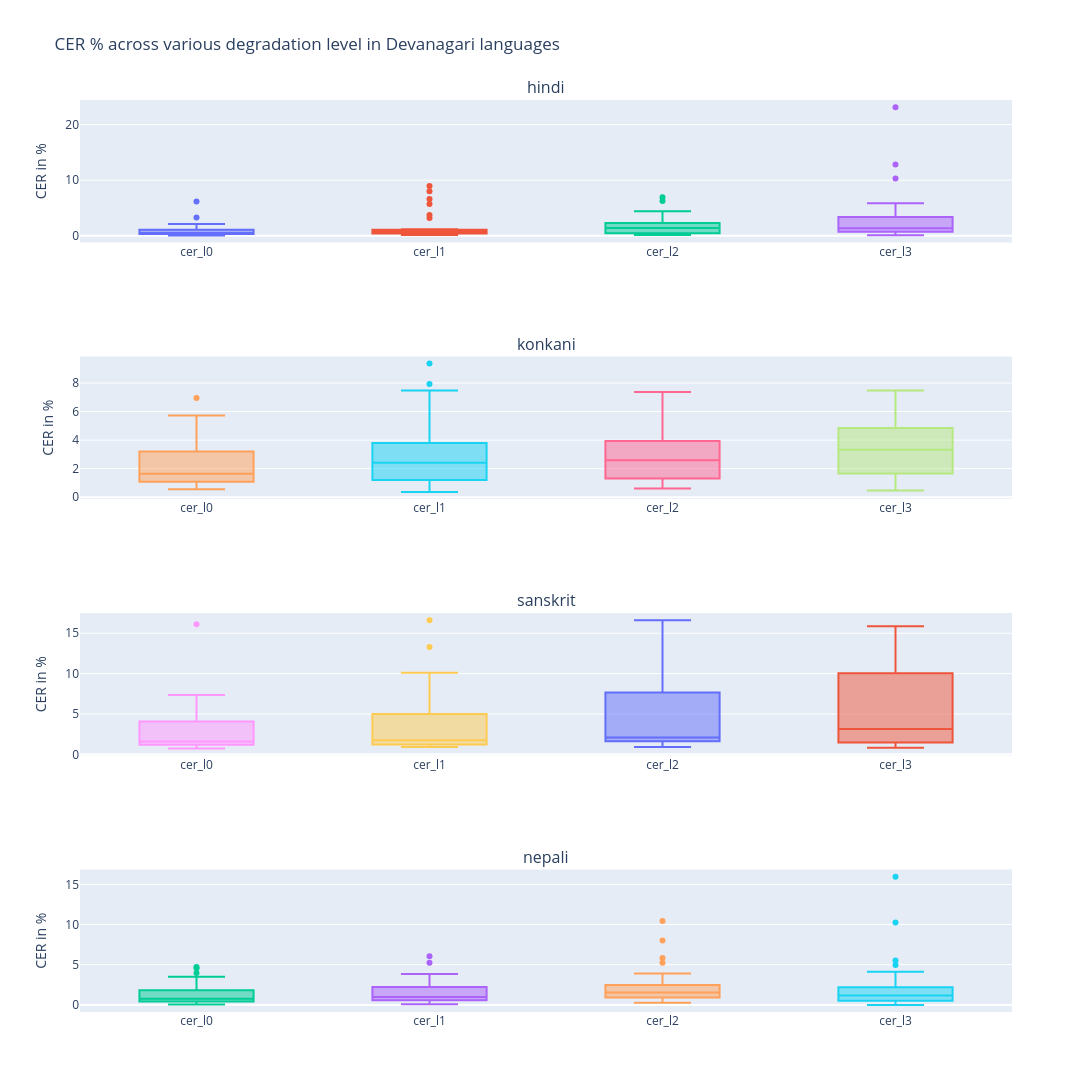

The cell this chart's notebook holds for it:
### Code cell
display_box_plot(results_df=results_devanagari, script='Devanagari', metric_type='CER').show()

### Figure 1 — Plotly figure (JSON) as saved in the notebook; plotly's stock layout.template omitted (floating-point values rounded to 4 significant figures)
{"data": [{"name": "cer_l0", "text": ["Devanagari_Noto_Sans_19", "Devanagari_Noto_Serif_Devanagari_18", "Devanagari_Anek_Devanagari_22", "Devanagari_Noto_Sans_23", "Devanagari_Poppins_13", "Devanagari_Poppins_29", "Devanagari_Poppins_4", "Devanagari_Anek_Devanagari_12", "Devanagari_Noto_Sans_3", "Devanagari_Noto_Sans_24", "Devanagari_Anek_Devanagari_25", "Devanagari_Poppins_2", "Devanagari_Noto_Sans_Devanagari_27", "Devanagari_Poppins_15", "Devanagari_Noto_Serif_Devanagari_7", "Devanagari_Noto_Sans_Devanagari_28", "Devanagari_Anek_Devanagari_26", "Devanagari_Noto_Serif_Devanagari_30", "Devanagari_Noto_Serif_Devanagari_8", "Devanagari_Poppins_20", "Devanagari_Noto_Sans_10", "Devanagari_Anek_Devanagari_11", "Devanagari_Noto_Sans_Devanagari_14", "Devanagari_Noto_Serif_Devanagari_16", "Devanagari_Noto_Sans_Devanagari_9", "Devanagari_Anek_Devanagari_17", "Devanagari_Noto_Sans_6", "Devanagari_Noto_Serif_Devanagari_21", "Devanagari_Anek_Devanagari_5"], "type": "box", "xaxis": "x", "y": [0.4065, 0.615, 0.8573, 0.2566, 1.657, 1.122, 1.421, 0.2599, 0.059, 0.2377, 0.3894, 3.271, 0.3513, 1.036, 0.345, 0.5543, 6.17, 0.5161, 0.4808, 1.149, 0.3401, 0.4685, 0.6242, 0.3215, 0.3191, 2.112, 0.2352, 0.4678, 0.06094], "yaxis": "y"}, {"name": "cer_l1", "text": ["Devanagari_Noto_Sans_19", "Devanagari_Noto_Serif_Devanagari_18", "Devanagari_Anek_Devanagari_22", "Devanagari_Noto_Sans_23", "Devanagari_Poppins_13", "Devanagari_Poppins_29", "Devanagari_Poppins_4", "Devanagari_Anek_Devanagari_12", "Devanagari_Noto_Sans_3", "Devanagari_Noto_Sans_24", "Devanagari_Anek_Devanagari_25", "Devanagari_Poppins_2", "Devanagari_Noto_Sans_Devanagari_27", "Devanagari_Poppins_15", "Devanagari_Noto_Serif_Devanagari_7", "Devanagari_Noto_Sans_Devanagari_28", "Devanagari_Anek_Devanagari_26", "Devanagari_Noto_Serif_Devanagari_30", "Devanagari_Noto_Serif_Devanagari_8", "Devanagari_Poppins_20", "Devanagari_Noto_Sans_10", "Devanagari_Anek_Devanagari_11", "Devanagari_Noto_Sans_Devanagari_14", "Devanagari_Noto_Serif_Devanagari_16", "Devanagari_Noto_Sans_Devanagari_9", "Devanagari_Anek_Devanagari_17", "Devanagari_Noto_Sans_6", "Devanagari_Noto_Serif_Devanagari_21", "Devanagari_Anek_Devanagari_5"], "type": "box", "xaxis": "x", "y": [0.4646, 0.861, 0.8573, 0.8339, 3.728, 0.7013, 7.993, 0.13, 0.59, 0.317, 0.7009, 5.724, 0.3513, 1.151, 0.2875, 0.8869, 6.598, 0.5161, 0.4808, 8.953, 0.2834, 0.6024, 0.4994, 0.3215, 0.702, 3.168, 0.2352, 0.4094, 1.036], "yaxis": "y"}, {"name": "cer_l2", "text": ["Devanagari_Noto_Sans_19", "Devanagari_Noto_Serif_Devanagari_18", "Devanagari_Anek_Devanagari_22", "Devanagari_Noto_Sans_23", "Devanagari_Poppins_13", "Devanagari_Poppins_29", "Devanagari_Poppins_4", "Devanagari_Anek_Devanagari_12", "Devanagari_Noto_Sans_3", "Devanagari_Noto_Sans_24", "Devanagari_Anek_Devanagari_25", "Devanagari_Poppins_2", "Devanagari_Noto_Sans_Devanagari_27", "Devanagari_Poppins_15", "Devanagari_Noto_Serif_Devanagari_7", "Devanagari_Noto_Sans_Devanagari_28", "Devanagari_Anek_Devanagari_26", "Devanagari_Noto_Serif_Devanagari_30", "Devanagari_Noto_Serif_Devanagari_8", "Devanagari_Poppins_20", "Devanagari_Noto_Sans_10", "Devanagari_Anek_Devanagari_11", "Devanagari_Noto_Sans_Devanagari_14", "Devanagari_Noto_Serif_Devanagari_16", "Devanagari_Noto_Sans_Devanagari_9", "Devanagari_Anek_Devanagari_17", "Devanagari_Noto_Sans_6", "Devanagari_Noto_Serif_Devanagari_21", "Devanagari_Anek_Devanagari_5"], "type": "box", "xaxis": "x", "y": [1.568, 1.845, 1.898, 0.3207, 3.787, 0.9818, 2.427, 2.209, 0.118, 0.7132, 0.9346, 4.03, 0.3513, 4.2, 0.6325, 0.5543, 6.941, 1.419, 0.7812, 4.416, 0.3401, 1.673, 1.373, 6.238, 0.4467, 2.223, 0.2939, 0.4678, 0.4266], "yaxis": "y"}, {"name": "cer_l3", "text": ["Devanagari_Noto_Sans_19", "Devanagari_Noto_Serif_Devanagari_18", "Devanagari_Anek_Devanagari_22", "Devanagari_Noto_Sans_23", "Devanagari_Poppins_13", "Devanagari_Poppins_29", "Devanagari_Poppins_4", "Devanagari_Anek_Devanagari_12", "Devanagari_Noto_Sans_3", "Devanagari_Noto_Sans_24", "Devanagari_Anek_Devanagari_25", "Devanagari_Poppins_2", "Devanagari_Noto_Sans_Devanagari_27", "Devanagari_Poppins_15", "Devanagari_Noto_Serif_Devanagari_7", "Devanagari_Noto_Sans_Devanagari_28", "Devanagari_Anek_Devanagari_26", "Devanagari_Noto_Serif_Devanagari_30", "Devanagari_Noto_Serif_Devanagari_8", "Devanagari_Poppins_20", "Devanagari_Noto_Sans_10", "Devanagari_Anek_Devanagari_11", "Devanagari_Noto_Sans_Devanagari_14", "Devanagari_Noto_Serif_Devanagari_16", "Devanagari_Noto_Sans_Devanagari_9", "Devanagari_Anek_Devanagari_17", "Devanagari_Noto_Sans_6", "Devanagari_Noto_Serif_Devanagari_21", "Devanagari_Anek_Devanagari_5"], "type": "box", "xaxis": "x", "y": [1.336, 3.444, 3.001, 1.347, 12.84, 2.665, 2.724, 0.4548, 0.177, 0.7132, 1.09, 3.329, 0.7026, 3.913, 0.9201, 0.6652, 5.827, 2.968, 0.5409, 2.299, 0.5102, 1.205, 23.16, 1.286, 1.532, 5.114, 0.2939, 10.29, 0.06094], "yaxis": "y"}, {"name": "cer_l0", "text": ["Devanagari_Noto_Sans_19", "Devanagari_Anek_Devanagari_18", "Devanagari_Poppins_12", "Devanagari_Noto_Sans_4", "Devanagari_Anek_Devanagari_15", "Devanagari_Noto_Sans_Devanagari_7", "Devanagari_Noto_Serif_Devanagari_6", "Devanagari_Noto_Sans_3", "Devanagari_Poppins_14", "Devanagari_Poppins_23", "Devanagari_Noto_Sans_Devanagari_27", "Devanagari_Anek_Devanagari_13", "Devanagari_Noto_Sans_Devanagari_24", "Devanagari_Noto_Sans_1", "Devanagari_Noto_Serif_Devanagari_30", "Devanagari_Noto_Serif_Devanagari_8", "Devanagari_Noto_Serif_Devanagari_26", "Devanagari_Poppins_20", "Devanagari_Noto_Sans_Devanagari_29", "Devanagari_Noto_Sans_10", "Devanagari_Noto_Serif_Devanagari_11", "Devanagari_Noto_Sans_Devanagari_25", "Devanagari_Noto_Sans_21", "Devanagari_Noto_Sans_Devanagari_22", "Devanagari_Anek_Devanagari_16", "Devanagari_Noto_Serif_Devanagari_2", "Devanagari_Noto_Sans_Devanagari_9", "Devanagari_Noto_Serif_Devanagari_17"], "type": "box", "xaxis": "x2", "y": [1.343, 2.403, 4.874, 1.661, 1.611, 3.112, 0.8915, 1.235, 5.717, 4.569, 6.95, 2.986, 0.7837, 0.6576, 2.407, 1.299, 3.07, 5.644, 1.01, 0.5592, 1.613, 2.788, 1.028, 3.295, 4.583, 1.127, 1.132, 0.6072], "yaxis": "y2"}, {"name": "cer_l1", "text": ["Devanagari_Noto_Sans_19", "Devanagari_Anek_Devanagari_18", "Devanagari_Poppins_12", "Devanagari_Noto_Sans_4", "Devanagari_Anek_Devanagari_15", "Devanagari_Noto_Sans_Devanagari_7", "Devanagari_Noto_Serif_Devanagari_6", "Devanagari_Noto_Sans_3", "Devanagari_Poppins_14", "Devanagari_Poppins_23", "Devanagari_Noto_Sans_Devanagari_27", "Devanagari_Anek_Devanagari_13", "Devanagari_Noto_Sans_Devanagari_24", "Devanagari_Noto_Sans_1", "Devanagari_Noto_Serif_Devanagari_30", "Devanagari_Noto_Serif_Devanagari_8", "Devanagari_Noto_Serif_Devanagari_26", "Devanagari_Poppins_20", "Devanagari_Noto_Sans_Devanagari_29", "Devanagari_Noto_Sans_10", "Devanagari_Noto_Serif_Devanagari_11", "Devanagari_Noto_Sans_Devanagari_25", "Devanagari_Noto_Sans_21", "Devanagari_Noto_Sans_Devanagari_22", "Devanagari_Anek_Devanagari_16", "Devanagari_Noto_Serif_Devanagari_2", "Devanagari_Noto_Sans_Devanagari_9", "Devanagari_Noto_Serif_Devanagari_17"], "type": "box", "xaxis": "x2", "y": [1.481, 2.275, 5.44, 1.84, 1.335, 2.7, 1.04, 1.006, 7.935, 9.359, 7.469, 2.822, 0.7053, 1.08, 2.768, 4.47, 3.158, 5.422, 1.571, 0.3728, 1.703, 2.562, 0.8997, 3.478, 4.125, 3.039, 1.313, 0.5605], "yaxis": "y2"}, {"name": "cer_l2", "text": ["Devanagari_Noto_Sans_19", "Devanagari_Anek_Devanagari_18", "Devanagari_Poppins_12", "Devanagari_Noto_Sans_4", "Devanagari_Anek_Devanagari_15", "Devanagari_Noto_Sans_Devanagari_7", "Devanagari_Noto_Serif_Devanagari_6", "Devanagari_Noto_Sans_3", "Devanagari_Poppins_14", "Devanagari_Poppins_23", "Devanagari_Noto_Sans_Devanagari_27", "Devanagari_Anek_Devanagari_13", "Devanagari_Noto_Sans_Devanagari_24", "Devanagari_Noto_Sans_1", "Devanagari_Noto_Serif_Devanagari_30", "Devanagari_Noto_Serif_Devanagari_8", "Devanagari_Noto_Serif_Devanagari_26", "Devanagari_Poppins_20", "Devanagari_Noto_Sans_Devanagari_29", "Devanagari_Noto_Sans_10", "Devanagari_Noto_Serif_Devanagari_11", "Devanagari_Noto_Sans_Devanagari_25", "Devanagari_Noto_Sans_21", "Devanagari_Noto_Sans_Devanagari_22", "Devanagari_Anek_Devanagari_16", "Devanagari_Noto_Serif_Devanagari_2", "Devanagari_Noto_Sans_Devanagari_9", "Devanagari_Noto_Serif_Devanagari_17"], "type": "box", "xaxis": "x2", "y": [1.528, 3.691, 6.484, 2.424, 2.532, 3.225, 1.139, 2.104, 5.865, 5.895, 7.365, 2.658, 0.9404, 0.6106, 3.49, 4.002, 3.86, 5.378, 1.122, 0.7922, 2.285, 2.638, 1.478, 3.6, 4.079, 1.176, 1.449, 0.7473], "yaxis": "y2"}, {"name": "cer_l3", "text": ["Devanagari_Noto_Sans_19", "Devanagari_Anek_Devanagari_18", "Devanagari_Poppins_12", "Devanagari_Noto_Sans_4", "Devanagari_Anek_Devanagari_15", "Devanagari_Noto_Sans_Devanagari_7", "Devanagari_Noto_Serif_Devanagari_6", "Devanagari_Noto_Sans_3", "Devanagari_Poppins_14", "Devanagari_Poppins_23", "Devanagari_Noto_Sans_Devanagari_27", "Devanagari_Anek_Devanagari_13", "Devanagari_Noto_Sans_Devanagari_24", "Devanagari_Noto_Sans_1", "Devanagari_Noto_Serif_Devanagari_30", "Devanagari_Noto_Serif_Devanagari_8", "Devanagari_Noto_Serif_Devanagari_26", "Devanagari_Poppins_20", "Devanagari_Noto_Sans_Devanagari_29", "Devanagari_Noto_Sans_10", "Devanagari_Noto_Serif_Devanagari_11", "Devanagari_Noto_Sans_Devanagari_25", "Devanagari_Noto_Sans_21", "Devanagari_Noto_Sans_Devanagari_22", "Devanagari_Anek_Devanagari_16", "Devanagari_Noto_Serif_Devanagari_2", "Devanagari_Noto_Sans_Devanagari_9", "Devanagari_Noto_Serif_Devanagari_17"], "type": "box", "xaxis": "x2", "y": [1.806, 2.489, 6.571, 2.693, 3.085, 3.45, 3.913, 1.51, 6.506, 4.716, 7.469, 4.99, 0.8621, 1.268, 6.137, 3.742, 3.246, 6.267, 5.387, 0.466, 1.658, 3.391, 1.671, 4.454, 4.445, 1.471, 2.989, 1.448], "yaxis": "y2"}, {"name": "cer_l0", "text": ["Devanagari_Poppins_24", "Devanagari_Anek_Devanagari_6", "Devanagari_Noto_Sans_Devanagari_16", "Devanagari_Noto_Serif_Devanagari_18", "Devanagari_Anek_Devanagari_22", "Devanagari_Poppins_12", "Devanagari_Poppins_8", "Devanagari_Anek_Devanagari_15", "Devanagari_Anek_Devanagari_19", "Devanagari_Noto_Serif_Devanagari_28", "Devanagari_Noto_Sans_Devanagari_30", "Devanagari_Noto_Serif_Devanagari_10", "Devanagari_Anek_Devanagari_2", "Devanagari_Noto_Sans_Devanagari_13", "Devanagari_Noto_Serif_Devanagari_9", "Devanagari_Noto_Sans_Devanagari_29", "Devanagari_Poppins_17", "Devanagari_Noto_Serif_Devanagari_11", "Devanagari_Noto_Sans_Devanagari_25", "Devanagari_Noto_Sans_21", "Devanagari_Noto_Sans_Devanagari_14", "Devanagari_Poppins_27", "Devanagari_Anek_Devanagari_5"], "type": "box", "xaxis": "x3", "y": [2.087, 1.171, 1.246, 1.58, 1.938, 5.171, 4.844, 2.652, 7.083, 7.34, 16.11, 0.8377, 1.291, 0.9995, 1.211, 1.252, 4.191, 1.427, 0.7382, 0.8809, 0.8879, 3.688, 1.581], "yaxis": "y3"}, {"name": "cer_l1", "text": ["Devanagari_Poppins_24", "Devanagari_Anek_Devanagari_6", "Devanagari_Noto_Sans_Devanagari_16", "Devanagari_Noto_Serif_Devanagari_18", "Devanagari_Anek_Devanagari_22", "Devanagari_Poppins_12", "Devanagari_Poppins_8", "Devanagari_Anek_Devanagari_15", "Devanagari_Anek_Devanagari_19", "Devanagari_Noto_Serif_Devanagari_28", "Devanagari_Noto_Sans_Devanagari_30", "Devanagari_Noto_Serif_Devanagari_10", "Devanagari_Anek_Devanagari_2", "Devanagari_Noto_Sans_Devanagari_13", "Devanagari_Noto_Serif_Devanagari_9", "Devanagari_Noto_Sans_Devanagari_29", "Devanagari_Poppins_17", "Devanagari_Noto_Serif_Devanagari_11", "Devanagari_Noto_Sans_Devanagari_25", "Devanagari_Noto_Sans_21", "Devanagari_Noto_Sans_Devanagari_14", "Devanagari_Poppins_27", "Devanagari_Anek_Devanagari_5"], "type": "box", "xaxis": "x3", "y": [1.893, 0.8981, 1.381, 1.623, 1.748, 9.268, 6.099, 2.652, 10.12, 13.3, 16.62, 2.433, 1.215, 0.9495, 3.555, 0.8945, 3.785, 1.207, 1.554, 0.9958, 0.9302, 5.403, 1.414], "yaxis": "y3"}, {"name": "cer_l2", "text": ["Devanagari_Poppins_24", "Devanagari_Anek_Devanagari_6", "Devanagari_Noto_Sans_Devanagari_16", "Devanagari_Noto_Serif_Devanagari_18", "Devanagari_Anek_Devanagari_22", "Devanagari_Poppins_12", "Devanagari_Poppins_8", "Devanagari_Anek_Devanagari_15", "Devanagari_Anek_Devanagari_19", "Devanagari_Noto_Serif_Devanagari_28", "Devanagari_Noto_Sans_Devanagari_30", "Devanagari_Noto_Serif_Devanagari_10", "Devanagari_Anek_Devanagari_2", "Devanagari_Noto_Sans_Devanagari_13", "Devanagari_Noto_Serif_Devanagari_9", "Devanagari_Noto_Sans_Devanagari_29", "Devanagari_Poppins_17", "Devanagari_Noto_Serif_Devanagari_11", "Devanagari_Noto_Sans_Devanagari_25", "Devanagari_Noto_Sans_21", "Devanagari_Noto_Sans_Devanagari_14", "Devanagari_Poppins_27", "Devanagari_Anek_Devanagari_5"], "type": "box", "xaxis": "x3", "y": [5.719, 2.811, 1.583, 2.007, 1.824, 7.717, 11.81, 2.072, 10.2, 7.447, 16.62, 1.675, 2.164, 1.199, 1.641, 0.8945, 8.516, 1.939, 3.497, 1.609, 1.311, 7.89, 1.498], "yaxis": "y3"}, {"name": "cer_l3", "text": ["Devanagari_Poppins_24", "Devanagari_Anek_Devanagari_6", "Devanagari_Noto_Sans_Devanagari_16", "Devanagari_Noto_Serif_Devanagari_18", "Devanagari_Anek_Devanagari_22", "Devanagari_Poppins_12", "Devanagari_Poppins_8", "Devanagari_Anek_Devanagari_15", "Devanagari_Anek_Devanagari_19", "Devanagari_Noto_Serif_Devanagari_28", "Devanagari_Noto_Sans_Devanagari_30", "Devanagari_Noto_Serif_Devanagari_10", "Devanagari_Anek_Devanagari_2", "Devanagari_Noto_Sans_Devanagari_13", "Devanagari_Noto_Serif_Devanagari_9", "Devanagari_Noto_Sans_Devanagari_29", "Devanagari_Poppins_17", "Devanagari_Noto_Serif_Devanagari_11", "Devanagari_Noto_Sans_Devanagari_25", "Devanagari_Noto_Sans_21", "Devanagari_Noto_Sans_Devanagari_14", "Devanagari_Poppins_27", "Devanagari_Anek_Devanagari_5"], "type": "box", "xaxis": "x3", "y": [10.01, 1.015, 3.84, 10.03, 3.153, 13.25, 12.72, 2.404, 12.52, 12.77, 15.86, 1.516, 1.898, 2.699, 1.562, 0.8945, 8.483, 1.207, 0.8159, 1.455, 0.9725, 6.861, 10.02], "yaxis": "y3"}, {"name": "cer_l0", "text": ["Devanagari_Poppins_24", "Devanagari_Noto_Sans_5", "Devanagari_Noto_Sans_Devanagari_21", "Devanagari_Noto_Sans_14", "Devanagari_Noto_Serif_Devanagari_1", "Devanagari_Poppins_29", "Devanagari_Noto_Sans_18", "Devanagari_Poppins_25", "Devanagari_Noto_Serif_Devanagari_23", "Devanagari_Poppins_22", "Devanagari_Noto_Sans_12", "Devanagari_Noto_Serif_Devanagari_7", "Devanagari_Anek_Devanagari_10", "Devanagari_Noto_Sans_Devanagari_28", "Devanagari_Anek_Devanagari_26", "Devanagari_Anek_Devanagari_30", "Devanagari_Noto_Serif_Devanagari_27", "Devanagari_Anek_Devanagari_3", "Devanagari_Noto_Sans_Devanagari_13", "Devanagari_Anek_Devanagari_4", "Devanagari_Noto_Serif_Devanagari_2", "Devanagari_Anek_Devanagari_8", "Devanagari_Noto_Sans_Devanagari_9", "Devanagari_Noto_Sans_16", "Devanagari_Anek_Devanagari_17", "Devanagari_Noto_Sans_6", "Devanagari_Poppins_11", "Devanagari_Noto_Sans_20"], "type": "box", "xaxis": "x4", "y": [4.7, 0.3711, 0.7471, 0.258, 1.252, 3.499, 1.813, 2.191, 0.5851, 4.571, 0.3646, 0.7708, 0.6048, 0.1558, 2.503, 0.5622, 0.4645, 0.9873, 1.029, 3.956, 0.2903, 1.178, 0.3766, 0.5408, 1.762, 0.5722, 1.828, 0.0558], "yaxis": "y4"}, {"name": "cer_l1", "text": ["Devanagari_Poppins_24", "Devanagari_Noto_Sans_5", "Devanagari_Noto_Sans_Devanagari_21", "Devanagari_Noto_Sans_14", "Devanagari_Noto_Serif_Devanagari_1", "Devanagari_Poppins_29", "Devanagari_Noto_Sans_18", "Devanagari_Poppins_25", "Devanagari_Noto_Serif_Devanagari_23", "Devanagari_Poppins_22", "Devanagari_Noto_Sans_12", "Devanagari_Noto_Serif_Devanagari_7", "Devanagari_Anek_Devanagari_10", "Devanagari_Noto_Sans_Devanagari_28", "Devanagari_Anek_Devanagari_26", "Devanagari_Anek_Devanagari_30", "Devanagari_Noto_Serif_Devanagari_27", "Devanagari_Anek_Devanagari_3", "Devanagari_Noto_Sans_Devanagari_13", "Devanagari_Anek_Devanagari_4", "Devanagari_Noto_Serif_Devanagari_2", "Devanagari_Anek_Devanagari_8", "Devanagari_Noto_Sans_Devanagari_9", "Devanagari_Noto_Sans_16", "Devanagari_Anek_Devanagari_17", "Devanagari_Noto_Sans_6", "Devanagari_Poppins_11", "Devanagari_Noto_Sans_20"], "type": "box", "xaxis": "x4", "y": [5.229, 0.8813, 0.6322, 0.6192, 0.2504, 3.655, 2.221, 2.191, 0.5851, 6.057, 0.3646, 1.439, 0.5544, 0.07788, 2.991, 0.6325, 1.062, 0.9403, 0.935, 3.859, 0.387, 1.03, 1.177, 0.5408, 1.606, 0.4769, 2.227, 3.237], "yaxis": "y4"}, {"name": "cer_l2", "text": ["Devanagari_Poppins_24", "Devanagari_Noto_Sans_5", "Devanagari_Noto_Sans_Devanagari_21", "Devanagari_Noto_Sans_14", "Devanagari_Noto_Serif_Devanagari_1", "Devanagari_Poppins_29", "Devanagari_Noto_Sans_18", "Devanagari_Poppins_25", "Devanagari_Noto_Serif_Devanagari_23", "Devanagari_Poppins_22", "Devanagari_Noto_Sans_12", "Devanagari_Noto_Serif_Devanagari_7", "Devanagari_Anek_Devanagari_10", "Devanagari_Noto_Sans_Devanagari_28", "Devanagari_Anek_Devanagari_26", "Devanagari_Anek_Devanagari_30", "Devanagari_Noto_Serif_Devanagari_27", "Devanagari_Anek_Devanagari_3", "Devanagari_Noto_Sans_Devanagari_13", "Devanagari_Anek_Devanagari_4", "Devanagari_Noto_Serif_Devanagari_2", "Devanagari_Anek_Devanagari_8", "Devanagari_Noto_Sans_Devanagari_9", "Devanagari_Noto_Sans_16", "Devanagari_Anek_Devanagari_17", "Devanagari_Noto_Sans_6", "Devanagari_Poppins_11", "Devanagari_Noto_Sans_20"], "type": "box", "xaxis": "x4", "y": [5.229, 1.02, 2.126, 0.5676, 0.8012, 8.009, 2.131, 2.835, 0.9362, 10.46, 0.2604, 0.7194, 0.756, 1.09, 2.869, 0.9136, 5.839, 1.598, 1.262, 3.907, 1.355, 2.061, 1.507, 1.721, 1.865, 0.9061, 1.999, 0.558], "yaxis": "y4"}, {"name": "cer_l3", "text": ["Devanagari_Poppins_24", "Devanagari_Noto_Sans_5", "Devanagari_Noto_Sans_Devanagari_21", "Devanagari_Noto_Sans_14", "Devanagari_Noto_Serif_Devanagari_1", "Devanagari_Poppins_29", "Devanagari_Noto_Sans_18", "Devanagari_Poppins_25", "Devanagari_Noto_Serif_Devanagari_23", "Devanagari_Poppins_22", "Devanagari_Noto_Sans_12", "Devanagari_Noto_Serif_Devanagari_7", "Devanagari_Anek_Devanagari_10", "Devanagari_Noto_Sans_Devanagari_28", "Devanagari_Anek_Devanagari_26", "Devanagari_Anek_Devanagari_30", "Devanagari_Noto_Serif_Devanagari_27", "Devanagari_Anek_Devanagari_3", "Devanagari_Noto_Sans_Devanagari_13", "Devanagari_Anek_Devanagari_4", "Devanagari_Noto_Serif_Devanagari_2", "Devanagari_Anek_Devanagari_8", "Devanagari_Noto_Sans_Devanagari_9", "Devanagari_Noto_Sans_16", "Devanagari_Anek_Devanagari_17", "Devanagari_Noto_Sans_6", "Devanagari_Poppins_11", "Devanagari_Noto_Sans_20"], "type": "box", "xaxis": "x4", "y": [5.523, 0.5566, 0.4023, 1.187, 0.4006, 4.121, 1.949, 2.255, 1.287, 4.971, 0.2604, 1.644, 1.26, 0.0, 2.686, 1.124, 0.5309, 1.175, 1.122, 15.97, 0.2903, 1.129, 0.4708, 0.5408, 10.26, 0.9061, 2.113, 0.279], "yaxis": "y4"}], "layout": {"annotations": [{"font": {"size": 16}, "showarrow": false, "text": "hindi", "x": 0.5, "xanchor": "center", "xref": "paper", "y": 1, "yanchor": "bottom", "yref": "paper"}, {"font": {"size": 16}, "showarrow": false, "text": "konkani", "x": 0.5, "xanchor": "center", "xref": "paper", "y": 0.7188, "yanchor": "bottom", "yref": "paper"}, {"font": {"size": 16}, "showarrow": false, "text": "sanskrit", "x": 0.5, "xanchor": "center", "xref": "paper", "y": 0.4375, "yanchor": "bottom", "yref": "paper"}, {"font": {"size": 16}, "showarrow": false, "text": "nepali", "x": 0.5, "xanchor": "center", "xref": "paper", "y": 0.1562, "yanchor": "bottom", "yref": "paper"}], "height": 1200, "showlegend": false, "title": {"text": "CER % across various degradation level in Devanagari languages"}, "width": 1400, "xaxis": {"anchor": "y", "domain": [0, 1]}, "xaxis2": {"anchor": "y2", "domain": [0, 1]}, "xaxis3": {"anchor": "y3", "domain": [0, 1]}, "xaxis4": {"anchor": "y4", "domain": [0, 1]}, "yaxis": {"anchor": "x", "domain": [0.8438, 1], "title": {"text": "CER in %"}}, "yaxis2": {"anchor": "x2", "domain": [0.5625, 0.7188], "title": {"text": "CER in %"}}, "yaxis3": {"anchor": "x3", "domain": [0.2812, 0.4375], "title": {"text": "CER in %"}}, "yaxis4": {"anchor": "x4", "domain": [0, 0.1562], "title": {"text": "CER in %"}}}}
